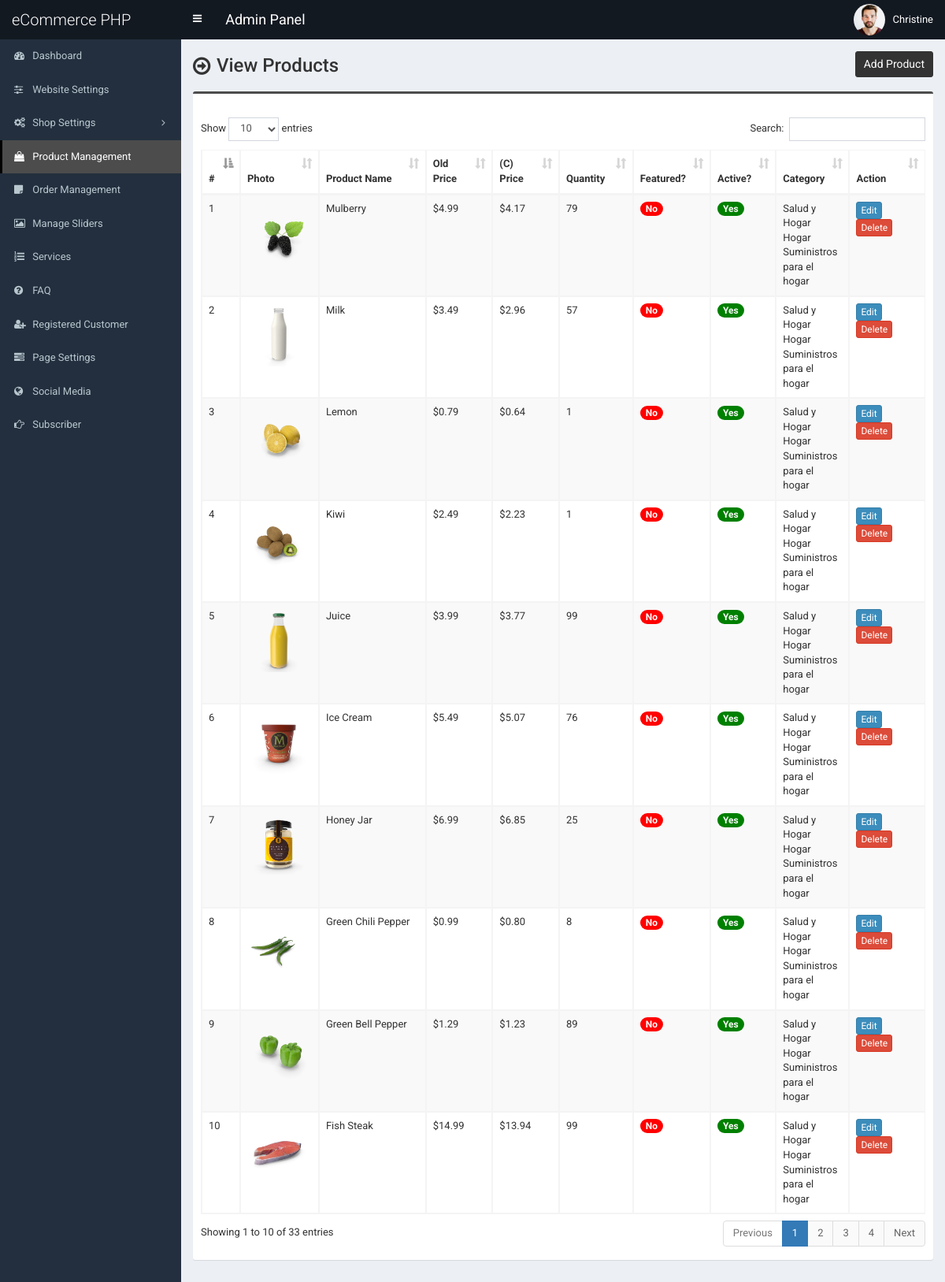
Screenshot of /admin/product.php (signed in) with the database file from the repository.
### tables this page shows
CREATE TABLE `tbl_product` (
  `p_id` int(11) NOT NULL,
  `p_name` varchar(255) NOT NULL,
  `p_old_price` varchar(10) NOT NULL,
  `p_current_price` varchar(10) NOT NULL,
  `p_qty` int(10) NOT NULL,
  `p_featured_photo` varchar(255) NOT NULL,
  `p_description` text NOT NULL,
  `p_short_description` text NOT NULL,
  `p_feature` text NOT NULL,
  `p_condition` text NOT NULL,
  `p_return_policy` text NOT NULL,
  `p_total_view` int(11) NOT NULL,
  `p_is_featured` int(1) NOT NULL,
  `p_is_active` int(1) NOT NULL,
  `ecat_id` int(11) NOT NULL
);

CREATE TABLE `tbl_top_category` (
  `tcat_id` int(11) NOT NULL,
  `tcat_name` varchar(255) NOT NULL,
  `show_on_menu` int(1) NOT NULL
);

CREATE TABLE `tbl_mid_category` (
  `mcat_id` int(11) NOT NULL,
  `mcat_name` varchar(255) NOT NULL,
  `tcat_id` int(11) NOT NULL
);

CREATE TABLE `tbl_end_category` (
  `ecat_id` int(11) NOT NULL,
  `ecat_name` varchar(255) NOT NULL,
  `mcat_id` int(11) NOT NULL
);

### admin/product.php (the view, shortened to what this page needs)
<?php require_once('header.php'); ?>
<section class="content-header">
	<div class="content-header-left">
		<h1>View Products</h1>
	</div>
	<div class="content-header-right">
		<a href="product-add.php" class="btn btn-primary btn-sm">Add Product</a>
	</div>
</section>
<section class="content">
	<div class="row">
		<div class="col-md-12">
			<div class="box box-info">
				<div class="box-body table-responsive">
					<table id="example1" class="table table-bordered table-hover table-striped">
					<thead class="thead-dark">
							<tr>
								<th width="10">#</th>
								<th>Photo</th>
								<th width="160">Product Name</th>
								<th width="60">Old Price</th>
								<th width="60">(C) Price</th>
								<th width="60">Quantity</th>
								<th>Featured?</th>
								<th>Active?</th>
								<th>Category</th>
								<th width="80">Action</th>
							</tr>
						</thead>
						<tbody>
							<?php
							$i=0;
							$statement = $pdo->prepare("SELECT
														t1.p_id,
														t1.p_name,
														t1.p_old_price,
														t1.p_current_price,
														t1.p_qty,
														t1.p_featured_photo,
														t1.p_is_featured,
														t1.p_is_active,
														t1.ecat_id,
														t2.ecat_id,
														t2.ecat_name,
														t3.mcat_id,
														t3.mcat_name,
														t4.tcat_id,
														t4.tcat_name
							                           	FROM tbl_product t1
							                           	JOIN tbl_end_category t2
							                           	ON t1.ecat_id = t2.ecat_id
							                           	JOIN tbl_mid_category t3
							                           	ON t2.mcat_id = t3.mcat_id
							                           	JOIN tbl_top_category t4
							                           	ON t3.tcat_id = t4.tcat_id
							                           	ORDER BY t1.p_id DESC
							                           	");
							$statement->execute();
							$result = $statement->fetchAll(PDO::FETCH_ASSOC);
							foreach ($result as $row) {
								$i++;
								?>
								<tr>
									<td><?php echo $i; ?></td>
									<td style="width:82px;"><img src="../assets/uploads/<?php echo $row['p_featured_photo']; ?>" alt="<?php echo $row['p_name']; ?>" style="width:80px;"></td>
									<td><?php echo $row['p_name']; ?></td>
									<td>$<?php echo $row['p_old_price']; ?></td>
									<td>$<?php echo $row['p_current_price']; ?></td>
									<td><?php echo $row['p_qty']; ?></td>
									<td>
										<?php if($row['p_is_featured'] == 1) {echo '<span class="badge badge-success" style="background-color:green;">Yes</span>';} else {echo '<span class="badge badge-success" style="background-color:red;">No</span>';} ?>
									</td>
									<td>
										<?php if($row['p_is_active'] == 1) {echo '<span class="badge badge-success" style="background-color:green;">Yes</span>';} else {echo '<span class="badge badge-danger" style="background-color:red;">No</span>';} ?>
									</td>
									<td><?php echo $row['tcat_name']; ?><br><?php echo $row['mcat_name']; ?><br><?php echo $row['ecat_name']; ?></td>
									<td>
										<a href="product-edit.php?id=<?php echo $row['p_id']; ?>" class="btn btn-primary btn-xs">Edit</a>
										<a href="#" class="btn btn-danger btn-xs" data-href="product-delete.php?id=<?php echo $row['p_id']; ?>" data-toggle="modal" data-target="#confirm-delete">Delete</a>
									</td>
								</tr>
								<?php
							}
							?>
						</tbody>
					</table>
				</div>
			</div>
		</div>
	</div>
</section>
<?php require_once('footer.php'); ?>

### admin/style.css (style rules this page uses)
body { font-size: 13px; font-family: "Roboto", sans-serif; }
.content-header > h1, .content-header .content-header-left h1 { font-family: "Roboto", sans-serif; }
.box-info { padding-top: 20px; }
.content-header { overflow: hidden; }
.content-header .content-header-left { float: left; padding-top: 5px; }
.content-header .content-header-right { float: right; }
.content-header .content-header-left h1 { margin-top: 0; margin-bottom: 0; padding-left: 30px; padding-bottom: 5px; font-size: 24px; position: relative; }
.content-header .content-header-left h1:before { position: absolute; top: 0; left: 0; font-family: "FontAwesome", sans-serif; font-size: 26px; content: "\f18e"; }
.content-header .content-header-right a { position: relative; font-size: 14px; }
.box.box-info { border-top-color: #4c4c4c; }
.content-header .content-header-right a { background-color: #333333; border-color: #333333; }

### rows the page displays
tbl_product: p_featured_photo (picture), p_name "Mulberry", p_old_price "4.99", p_current_price "4.17", p_qty "79", p_is_featured "No", p_is_active "Yes", tbl_top_category.tcat_name "Salud y Hogar", tbl_mid_category.mcat_name "Hogar", ecat.ecat_name "Suministros para el hogar"
tbl_product: p_featured_photo (picture), p_name "Milk", p_old_price "3.49", p_current_price "2.96", p_qty "57", p_is_featured "No", p_is_active "Yes", tbl_top_category.tcat_name "Salud y Hogar", tbl_mid_category.mcat_name "Hogar", ecat.ecat_name "Suministros para el hogar"
tbl_product: p_featured_photo (picture), p_name "Lemon", p_old_price "0.79", p_current_price "0.64", p_qty "1", p_is_featured "No", p_is_active "Yes", tbl_top_category.tcat_name "Salud y Hogar", tbl_mid_category.mcat_name "Hogar", ecat.ecat_name "Suministros para el hogar"
tbl_product: p_featured_photo (picture), p_name "Kiwi", p_old_price "2.49", p_current_price "2.23", p_qty "1", p_is_featured "No", p_is_active "Yes", tbl_top_category.tcat_name "Salud y Hogar", tbl_mid_category.mcat_name "Hogar", ecat.ecat_name "Suministros para el hogar"
tbl_product: p_featured_photo (picture), p_name "Juice", p_old_price "3.99", p_current_price "3.77", p_qty "99", p_is_featured "No", p_is_active "Yes", tbl_top_category.tcat_name "Salud y Hogar", tbl_mid_category.mcat_name "Hogar", ecat.ecat_name "Suministros para el hogar"
tbl_product: p_featured_photo (picture), p_name "Ice Cream", p_old_price "5.49", p_current_price "5.07", p_qty "76", p_is_featured "No", p_is_active "Yes", tbl_top_category.tcat_name "Salud y Hogar", tbl_mid_category.mcat_name "Hogar", ecat.ecat_name "Suministros para el hogar"
tbl_product: p_featured_photo (picture), p_name "Honey Jar", p_old_price "6.99", p_current_price "6.85", p_qty "25", p_is_featured "No", p_is_active "Yes", tbl_top_category.tcat_name "Salud y Hogar", tbl_mid_category.mcat_name "Hogar", ecat.ecat_name "Suministros para el hogar"
tbl_product: p_featured_photo (picture), p_name "Green Chili Pepper", p_old_price "0.99", p_current_price "0.80", p_qty "8", p_is_featured "No", p_is_active "Yes", tbl_top_category.tcat_name "Salud y Hogar", tbl_mid_category.mcat_name "Hogar", ecat.ecat_name "Suministros para el hogar"
tbl_product: p_featured_photo (picture), p_name "Green Bell Pepper", p_old_price "1.29", p_current_price "1.23", p_qty "89", p_is_featured "No", p_is_active "Yes", tbl_top_category.tcat_name "Salud y Hogar", tbl_mid_category.mcat_name "Hogar", ecat.ecat_name "Suministros para el hogar"
tbl_product: p_featured_photo (picture), p_name "Fish Steak", p_old_price "14.99", p_current_price "13.94", p_qty "99", p_is_featured "No", p_is_active "Yes", tbl_top_category.tcat_name "Salud y Hogar", tbl_mid_category.mcat_name "Hogar", ecat.ecat_name "Suministros para el hogar"

### other values shown
$_SESSION['user']['full_name'] "Christine"
